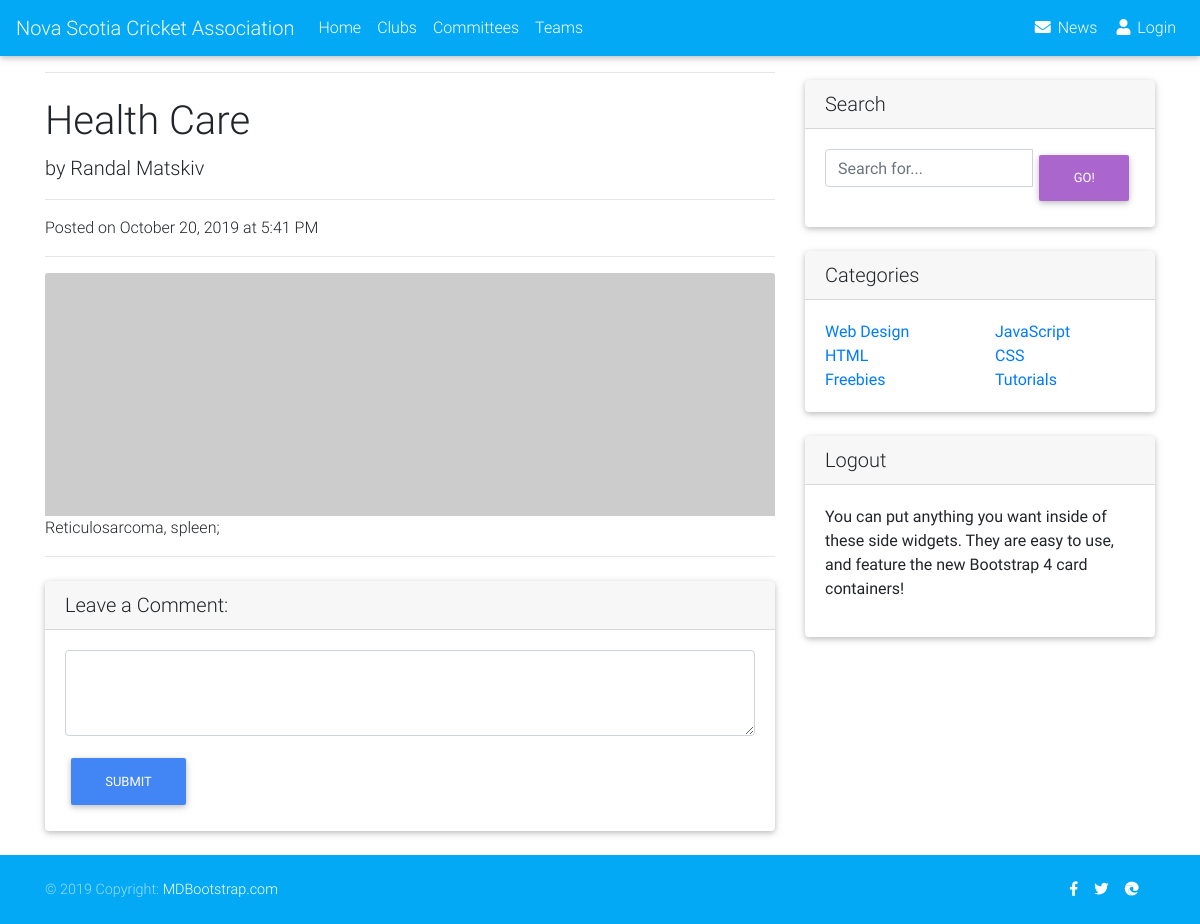
Page /singleNews.php?id=5 on the committed database.
### tables this page shows
CREATE TABLE `nsca_news` (
  `NewsID` int(11) NOT NULL,
  `Title` varchar(128) DEFAULT NULL,
  `FirstName` varchar(64) DEFAULT NULL,
  `LastName` varchar(64) DEFAULT NULL,
  `Email` varchar(64) DEFAULT NULL,
  `Date` datetime DEFAULT NULL,
  `Content` text DEFAULT NULL,
  `Pictures` text DEFAULT NULL,
  `Videos` text DEFAULT NULL
);

### db/dbFunctions.php (the view, shortened to what this page needs)
<?php
function getSingleNewscontent($id){
    $conn = OpenCon();
    $stmt = $conn->prepare( "SELECT Title,Pictures,Date,content,FirstName,LastName FROM nsca_news
                    WHERE NewsID = $id");
    $stmt->execute();
    $stmt->store_result();
    $stmt->bind_result($title,$image,$date,$post,$firstName,$lastName);
    while ($stmt->fetch()) {
        echo "
                    <h1 class=\"mt-4\">" . $title . "</h1>
                    <p class=\"lead\">
                        by " . $firstName ." ". $lastName . "
                    </p>
                    <hr>
                    <p>Posted on " . date("F j, Y", strtotime($date)) . " at ". date("g:i A", strtotime($date)) . "</p>
                    <hr>
                   <img class=\"card-img-top\" src=\"http://placehold.it/900x300\" alt=\"\">
                    $post;
                  ";
    }
}

### rows in the picture
nsca_news: Title "Health Care", FirstName "Randal", LastName "Matskiv", Date "October 20, 2019", Date "5:41 PM", Content "Reticulosarcoma, spleen"
